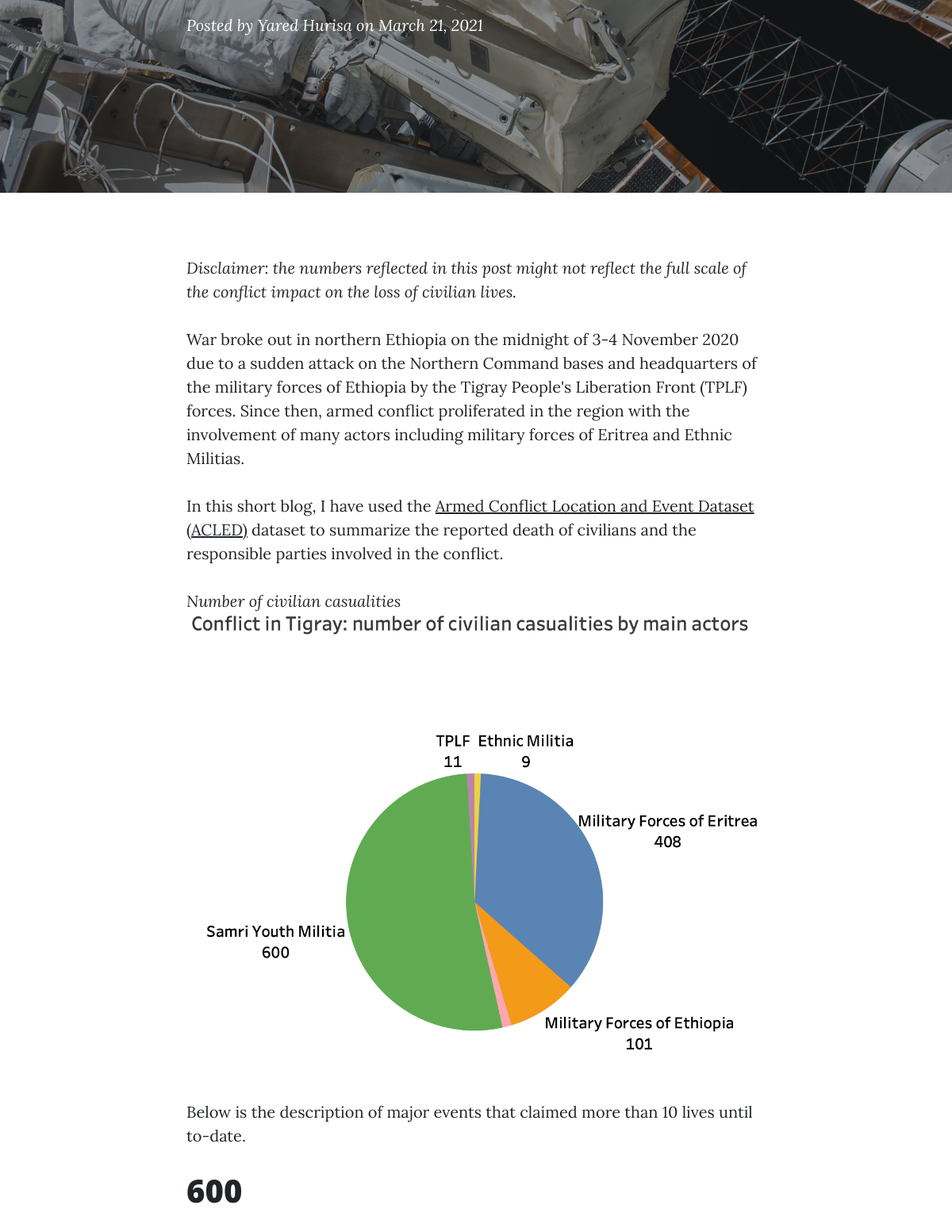
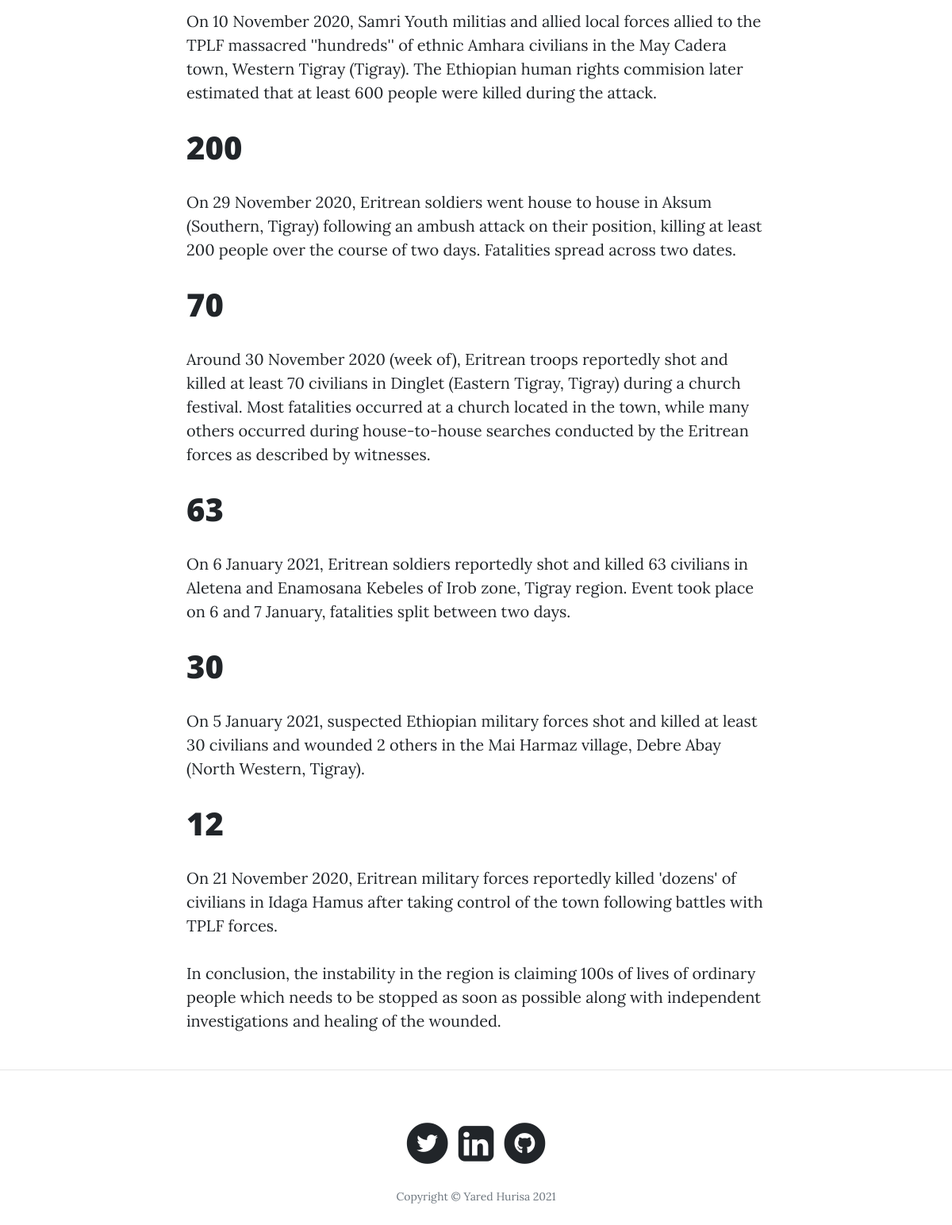
The app's page /post/conflict-in-northern-Ethiopia (lower part), older data (2 pictures, top to bottom).
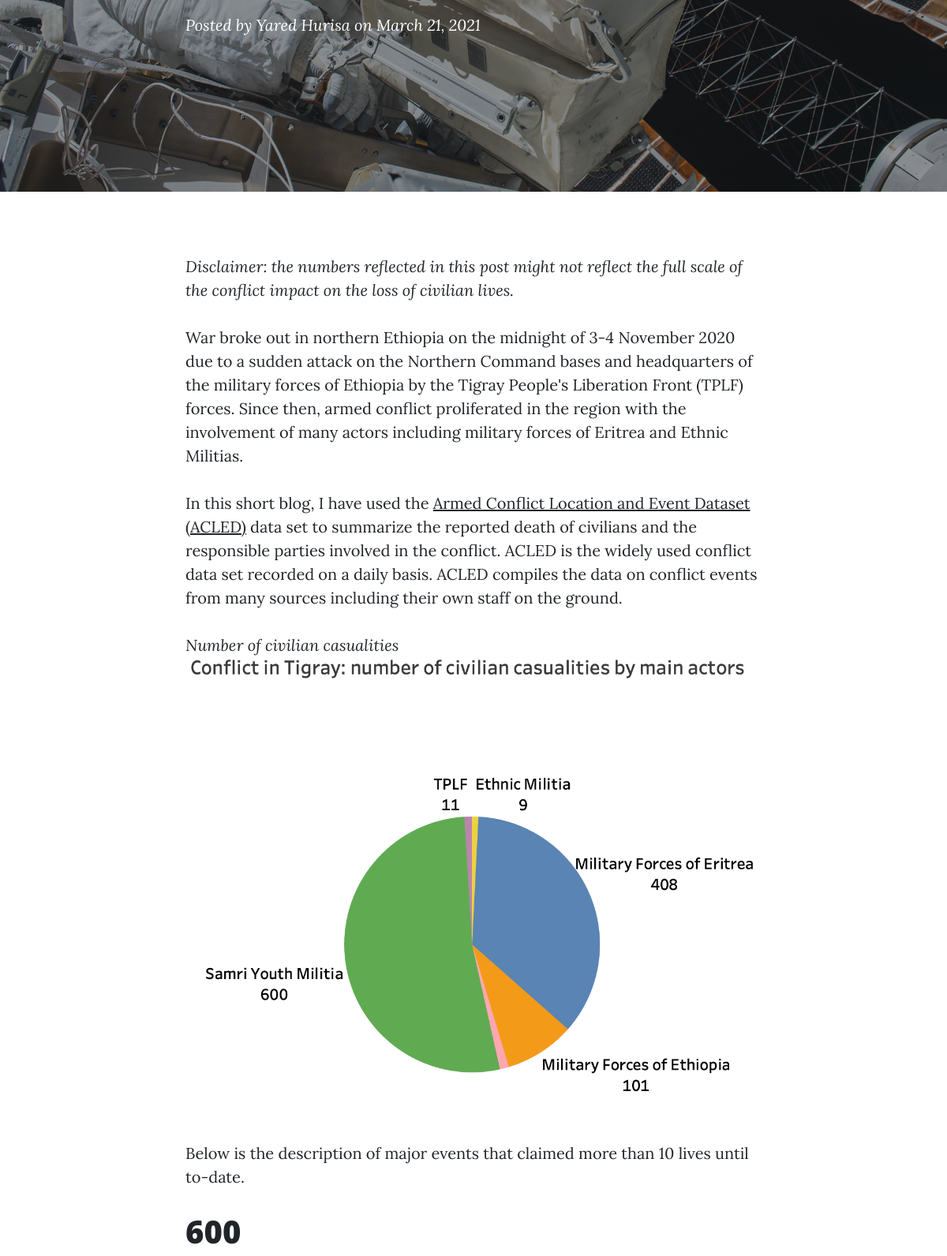
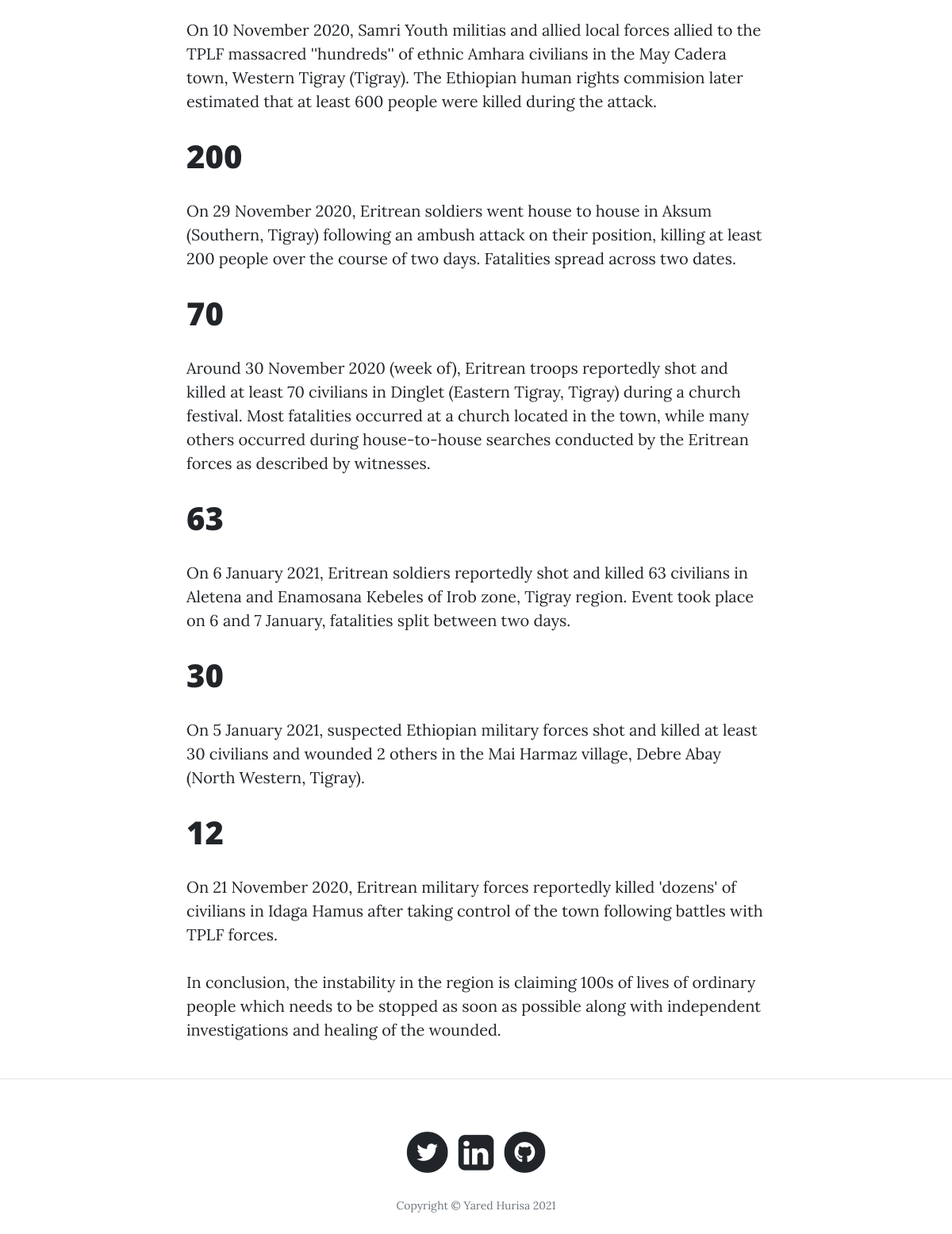
The same page, newer data (2 pictures, top to bottom).
### app.py (models this page shows, shortened)
class Posts(db.Model):
    __tablename__ = "Blogpost"
    id = db.Column(db.Integer, primary_key=True)
    title = db.Column(db.String(255))
    subtitle = db.Column(db.String(255))
    content = db.Column(db.Text)
    author = db.Column(db.String(255))
    date_posted = db.Column(db.DateTime)
    slug = db.Column(db.String(255))

### app.py (the view)
@app.route("/post/<string:slug>")
def post(slug):
    try:
        post = Posts.query.filter_by(slug=slug).one()
        return render_template("post.html", post=post)
    except sqlalchemy.orm.exc.NoResultFound:
        abort(404)

### templates/post.html (shortened to what this page needs)
<!DOCTYPE html>
<html lang="en">
  <head>
    <link
      href="../static/vendor/bootstrap/css/bootstrap.min.css"
      rel="stylesheet"
    />
    <link
      href="../static/vendor/fontawesome-free/css/all.min.css"
      rel="stylesheet"
      type="text/css"
    />
    <link href="../static/css/clean-blog.min.css" rel="stylesheet" />
  </head>
  <body>
    <header
      class="masthead"
      style="background-image: url('../static/img/post-bg.jpg')"
    >
      <div class="overlay"></div>
      <div class="container">
        <div class="row">
          <div class="col-lg-8 col-md-10 mx-auto">
            <div class="post-heading">
              <span class="meta"
                >Posted by
                <a href="#">{{post.author}}</a>
                on {{post.date_posted.strftime('%B %d, %Y')}}</span
              >
            </div>
          </div>
        </div>
      </div>
    </header>
    <article>
      <div class="container">
        <div class="row">
          <div class="col-lg-8 col-md-10 mx-auto">
            <p>{{post.content | safe}}</p>
          </div>
        </div>
      </div>
    </article>
    <hr />
    <footer>
      <div class="container">
        <div class="row">
          <div class="col-lg-8 col-md-10 mx-auto">
            <ul class="list-inline text-center">
              <li class="list-inline-item">
                <a href="https://twitter.com/yaredlemma6" target="_blank" rel="noopener noreferrer">
                  <span class="fa-stack fa-lg">
                    <i class="fas fa-circle fa-stack-2x"></i>
                    <i class="fab fa-twitter fa-stack-1x fa-inverse"></i>
                  </span>
                </a>
              <li class="list-inline-item">
                 <a href="https://www.linkedin.com/in/yared-lemma/" target="_blank" rel="noopener noreferrer">
                    <span class="fa-stack fa-lg">
                      <link rel="stylesheet" href="https://cdnjs.cloudflare.com/ajax/libs/font-awesome/4.7.0/css/font-awesome.min.css">
                      <i style="font-size:52px" class="fa">&#xf08c;</i>
                    </span>
                 </a>
              <li class="list-inline-item">
                  <a href="https://github.com/ylh4" target="_blank" rel="noopener noreferrer">
                    <span class="fa-stack fa-lg">
                      <i class="fas fa-circle fa-stack-2x"></i>
                      <i class="fab fa-github fa-stack-1x fa-inverse"></i>
                    </span>
                  </a>
              </li>
            </ul>
            <p class="copyright text-muted">
              Copyright &copy; Yared Hurisa 2021
            </p>
          </div>
        </div>
      </div>
    </footer>
    </body>
    </html>

Row changes from the older to the newer data that the page shows:
changed Posts "Yared Hurisa": content "…and Event Dataset (ACLED) dataset to summarize the reported death of civilians and the responsible parties involved in the conflict. Number of civilian casualities…" → "…and Event Dataset (ACLED) data set to summarize the reported death of civilians and the responsible parties involved in the conflict. ACLED is the widely used conflict data set recorded on a daily basis. ACLED compiles the data on conflict events from many sources including their own staff on the ground. Number of civilian casualities…"
